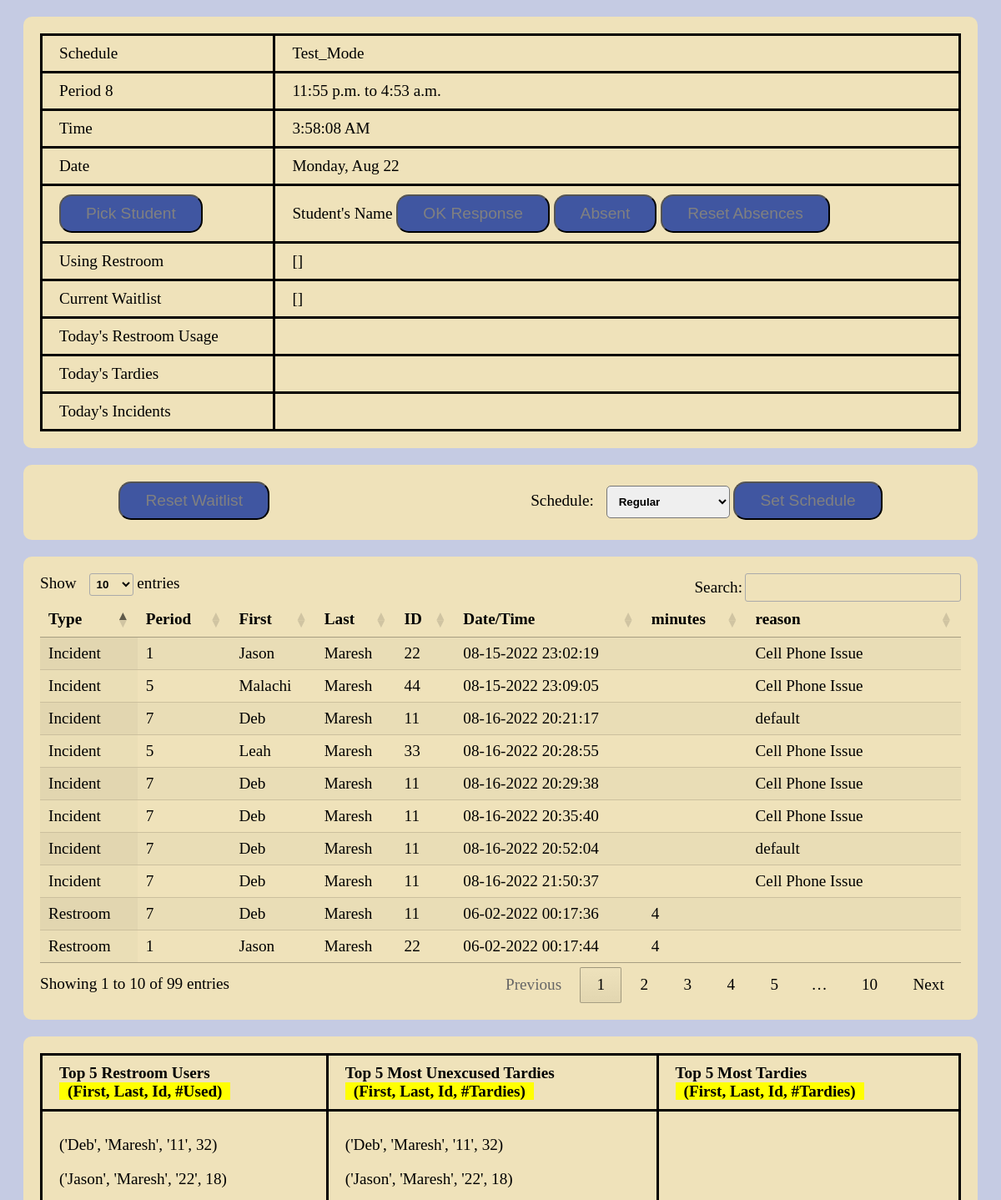
/dashboard (signed in, upper part), run on an earlier commit of the app's database.
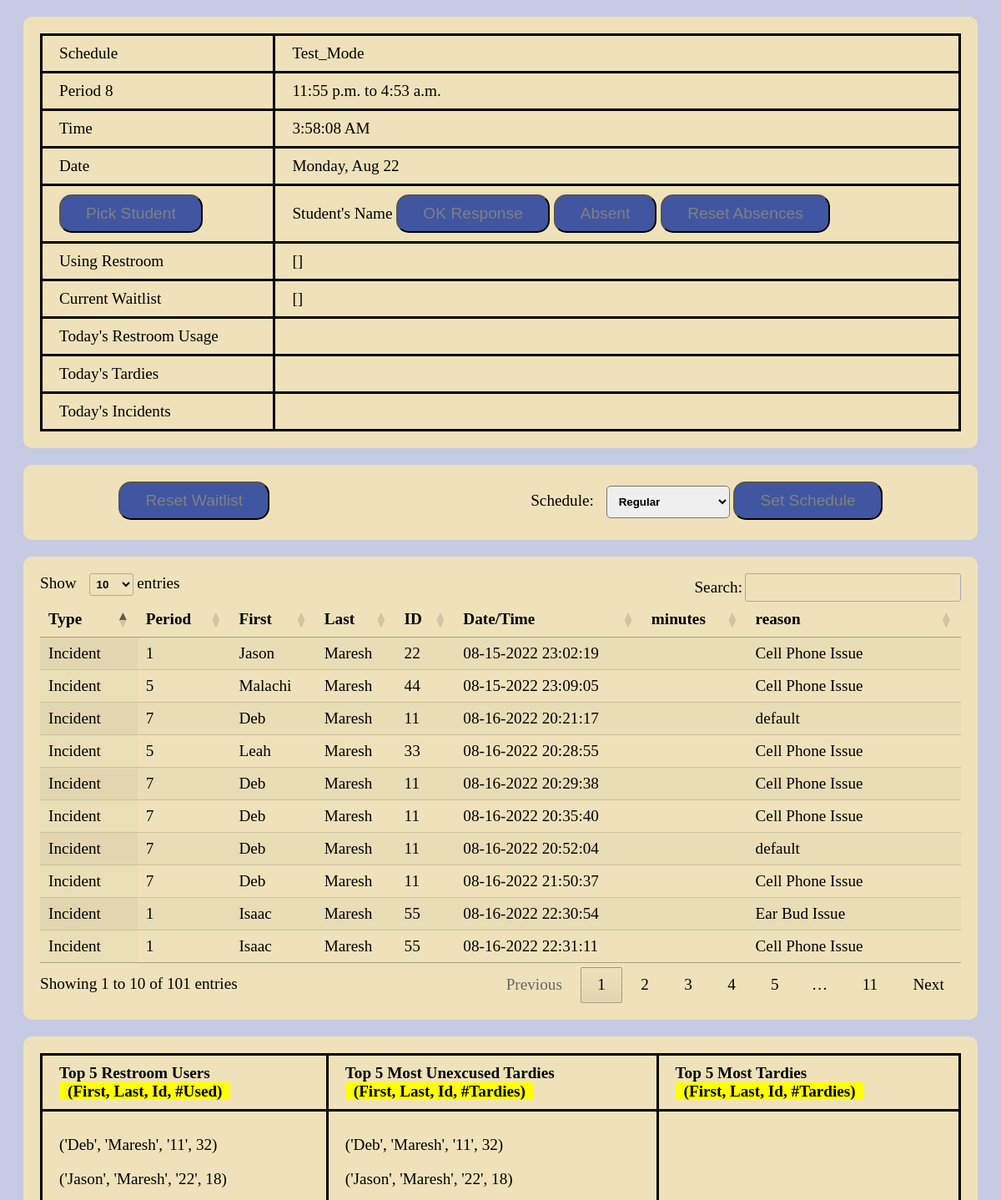
And on a later commit of the database.
### attendance/models.py (models this page shows)
class Schedule (models.Model):
    id = models.AutoField(primary_key=True)
    schedule_name = models.CharField(max_length=20)
    active = models.BooleanField()
    period_0 = models.CharField(max_length=20)
    period_1 = models.CharField(max_length=20)
    period_2 = models.CharField(max_length=20)
    period_3 = models.CharField(max_length=20)
    period_4 = models.CharField(max_length=20)
    period_5 = models.CharField(max_length=20)
    period_6 = models.CharField(max_length=20)
    period_7 = models.CharField(max_length=20)
    period_8 = models.CharField(max_length=20)

class Bathroom (models.Model):
    id = models.AutoField(primary_key=True)
    student = models.ForeignKey(Student, on_delete=models.CASCADE, related_name = "student_bathroom")
    time_out = models.DateTimeField()
    time_back = models.DateTimeField()
    minutes = models.IntegerField()

class Student (models.Model):
    id = models.AutoField(primary_key=True)
    first = models.CharField(max_length=20)
    last = models.CharField(max_length=20)
    student_id = models.CharField(max_length=10)
    period = models.CharField(max_length=1)
    exception = models.BooleanField()
    augPass = models.BooleanField(default=True)
    sepPass = models.BooleanField(default=True)
    octPass = models.BooleanField(default=True)
    novPass = models.BooleanField(default=True)
    decPass = models.BooleanField(default=True)
    janPass = models.BooleanField(default=True)
    febPass = models.BooleanField(default=True)
    marPass = models.BooleanField(default=True)
    aprPass = models.BooleanField(default=True)
    mayPass = models.BooleanField(default=True)
    junPass = models.BooleanField(default=True)
    julPass = models.BooleanField(default=True)
    responses = models.IntegerField(default = 0)
    absent = models.BooleanField(default=False)

class Incident (models.Model):
    id = models.AutoField(primary_key=True)
    student = models.ForeignKey(Student, on_delete=models.CASCADE, related_name = "studentIncident")
    timestamp = models.DateTimeField(auto_now_add=True)
    reason = models.CharField(max_length=20)

### attendance/views.py (the view)
# urls.py: path("dashboard", views.dashboard, name="dashboard"),
@login_required
def dashboard(request):
    period = get_current_period()
    start = datetime.strptime(getattr(Schedule.objects.get(active = True), period[0]), '%H:%M:%S').replace(month = datetime.now().month, day = datetime.now().day, year=datetime.now().year)  - timedelta(minutes=7)
    finish = datetime.strptime(getattr(Schedule.objects.get(active = True), period[1]), '%H:%M:%S').replace(month = datetime.now().month, day = datetime.now().day, year=datetime.now().year)
    finish_time = finish - timedelta(minutes=7)
    if period[2] == True:
        finish_time = finish
    start_time = start + timedelta(minutes=7)
    startdate = datetime.today()-timedelta(hours=8)
    records = Bathroom.objects.filter(time_out__gt = startdate).order_by('-time_out')
    tardyRecords = AttendanceRecord.objects.filter(timestamp__gt = startdate).order_by('-timestamp')
    incidentRecords = Incident.objects.filter(timestamp__gt = startdate).order_by('-timestamp')
    numUnexTardies = []
    numTardies = []
    numBath = []
    for student in Student.objects.all():
        numUnexTardies.append((student.first, student.last, student.student_id, len(AttendanceRecord.objects.filter(student=student, excused=False))))
        numTardies.append((student.first, student.last, student.student_id, len(AttendanceRecord.objects.filter(student=student))))
        numBath.append((student.first, student.last, student.student_id, len(Bathroom.objects.filter(student=student))))
    numUnexTardies = sorted(numUnexTardies, key=lambda i:i[3], reverse=True)
    numTardies = sorted(numTardies, key=lambda i:i[3], reverse=True)
    numBath = sorted(numBath, key=lambda i:i[3], reverse=True)
    currentWaitlist = []
    for record in Waitlist.objects.all():
        currentWaitlist.append(record.student.first)
    bathDate = {}
    for record in Bathroom.objects.all():
        bathDate[record] = record.time_out.strftime("%m-%d-%Y  %H:%M:%S")
    tardyDate = {}
    for record in AttendanceRecord.objects.all():
        tardyDate[record] = record.timestamp.strftime("%m-%d-%Y  %H:%M:%S")
    incidentDate = {}
    for record in Incident.objects.all():
        incidentDate[record] = record.timestamp.strftime("%m-%d-%Y  %H:%M:%S")
    return render(request, 'dashboard.html',{
        "incidentRecords": incidentRecords,
        "tardyRecords": tardyRecords,
        "numUnexTardies": numUnexTardies[0:5],
        "numTardies": numTardies[0:5],
        "numBath": numBath[0:5],
        "tardies": AttendanceRecord.objects.all(),
        "bathroom": Bathroom.objects.all(),
        "timeSpent":datetime.now() - start_time > timedelta(minutes = 60),
        "waitlist": currentWaitlist,
        "records": records,
        "startdate":startdate.date,
        "hour": datetime.now().hour,
        "minute": datetime.now().minute,
        "schedule": Schedule.objects.get(active=True).schedule_name,
        "recordz": Record.objects.filter(timestamp__range = [start,finish]),
        "period": get_current_period(),
        "period_number": get_current_period()[0][-1],
        "start": start_time.time,
        "finish": finish_time.time,
        "using_restroom": students_using_restroom(),
        "options": Schedule.objects.all(),
        "bathDate": bathDate,
        "tardyDate": tardyDate,
        "incidentDate": incidentDate
    })

### attendance/views.py (called while the page is built)
def get_current_period():
    now = datetime.now()
    is_max = False
    period = ['period_0', 'period_1', 'period_2', 'period_3', 'period_4', 'period_5', 'period_6', 'period_7', 'period_8']
    for i in range(9):
        then = datetime.strptime(getattr(Schedule.objects.get(active = True), period[i]), '%H:%M:%S').replace(month = datetime.now().month, day = datetime.now().day, year=datetime.now().year)  - timedelta(minutes=7)
        max = datetime.strptime(getattr(Schedule.objects.get(active = True), period[8]), '%H:%M:%S').replace(month = datetime.now().month, day = datetime.now().day, year=datetime.now().year)  - timedelta(minutes=7)
        if now < then:
            if then == max:
                is_max = True
            return [period[i-1], period[i], is_max]
    return ['period_0', 'period_1', is_max]

### attendance/templates/dashboard.html (shortened to what this page needs)
{% extends 'layout.html' %}
{% load static %}
{% block head %}
    <link href="{% static 'dashboard/style.css' %}" rel="stylesheet">
    <link rel="stylesheet" type="text/css" href="https://cdn.datatables.net/1.12.1/css/jquery.dataTables.css">
{% endblock %}
{% block body %}
<div  class="info-container" >
    <table class="info-table">
        <tr>
            <td>Schedule</td>
            <td>{{schedule}}</td>
        </tr>
        <tr>
            <td>Period {{period_number}}</td>
            <td>{{start}} to {{finish}}</td>
        </tr>
        <tr>
            <td>Time</td>
            <td id = "time"></td>
        </tr>
        <tr>
            <td>Date</td>
            <td id = "date"></td>
        </tr>
        <tr>
            <td>
                <button id="pick-student">Pick Student</button>
            </td>
            <td>
                <span class="student-name">Student's Name</span>
                <button id="ok-response">OK Response</button>
                <button id="absent">Absent</button>
                <button id="reset-absences">Reset Absences</button>
            </td>
        </tr>
        <tr>
            <td>Using Restroom </td>
            <td>{{using_restroom}}</td>
        </tr>
        <tr>
            <td>Current Waitlist </td>
            <td>{{waitlist}}</td>
        </tr>
        <tr>
            <td>Today's Restroom Usage</td>
            <td>
            </td>
        </tr>
        <tr>
        <td>Today's Tardies</td>
            <td>
            </td>
        </tr>
        <td>Today's Incidents</td>
        <td>
        </td>
    </table>
</div>
<div class="select">
    <div class="reset-container">
        <button class="bttn choice" id="reset-button">Reset Waitlist</button>
    </div>
    <div class="schedule-container">
        <form action="{% url 'schedule'%}" method="post">
            <label for="cars">Schedule:</label>
            <select name="schedule">
                {% for schedule in options %}
                    <option value = {{schedule.schedule_name}}>{{schedule.schedule_name}}</option>
                {% endfor %}
            </select>
            <input class="bttn choice" type="submit" value="Set Schedule">
        </form>
    </div>
</div>
<div class="filter-table-container">
    <table id="filter-table" class="display">
        <thead>
            <tr>
                <th>Type</th>
                <th>Period</th>
                <th>First</th>
                <th>Last</th>
                <th>ID</th>
                <th>Date/Time</th>
                <th>minutes</th>
                <th>reason</th>
            </tr>
        </thead>
        <tbody>
            {% for record, date in bathDate.items %}
            <tr>
                <td>Restroom</td>
                <td>{{record.student.period}}</td>
                <td>{{record.student.first}}</td>
                <td>{{record.student.last}}</td>
                <td>{{record.student.student_id}}</td>
                <td>{{date}}</td>
                <td> {{record.minutes}}</td>
                <td></td>
            </tr>
            {% endfor %}
            {% for record, date in incidentDate.items %}
            <tr>
                <td>Incident</td>
                <td>{{record.student.period}}</td>
                <td>{{record.student.first}}</td>
                <td>{{record.student.last}}</td>
                <td>{{record.student.student_id}}</td>
                <td>{{date}}</td>
                <td></td>
                <td> {{record.reason}}</td>
            </tr>
            {% endfor %}
        </tbody>
    </table>
</div>
<div class = "top5-container">
    <table class="top5-table">
        <thead>
            <th> Top 5 Restroom Users<br><span>(First, Last, Id, #Used)</span></th>
            <th> Top 5 Most Unexcused Tardies<br><span>(First, Last, Id, #Tardies)</span></th>
            <th> Top 5 Most Tardies<br><span>(First, Last, Id, #Tardies)</span></th>
        </thead>
        <tbody>
            <tr>
                <td>
                    {% for i in numBath%}
                        <p>{{i}}</p>
                    {% endfor %}
                </td>
                <td>
                    {% for i in numBath%}
                        <p>{{i}}</p>
                    {% endfor %}
                </td>
            </tr>
        </tbody>
    </table>
</div>
{% endblock %}

### attendance/templates/layout.html (shortened to what this page needs)
{% load static %}
<!DOCTYPE html>
<html lang="en">
    <head>
        {% block head %}
        {% endblock %}
    </head>
    {% block body %}
    {% endblock%}
</html>

### attendance/static/dashboard/style.css (style rules this page uses)
.info-container { background-color: #EFE2BA; margin: 20px; padding: 20px; border-radius: 10px; }
.info-table { border: solid; border-collapse: collapse; width: 100%; }
.info-table td { border: solid; padding: 10px 20px; }
.select { position: relative; background-color: #EFE2BA; display: flex; margin: 20px; padding: 20px; border-radius: 10px; height: 50px; }
input, button { background-color: #4056A1; font-size: 1em; color: grey; padding: 10px 30px; border-radius: 15px; }
select { padding: 10px; border-radius: 5px; font-weight: bold; margin-left: 10px; }
.reset-container { position: absolute; left: 10%; }
.schedule-container { position: absolute; right: 10%; }
.filter-table-container { background-color: #EFE2BA; margin: 20px; padding: 20px; border-radius: 10px; }
.top5-container { background-color: #EFE2BA; margin: 20px; padding: 20px; border-radius: 10px; display: flex; }
.top5-table { border: solid; border-collapse: collapse; width: 100%; }
.top5-table td, .top5-table th { border: solid; padding: 10px 20px; }
.top5-table th { text-align: left; }
.top5-table span { background: yellow; padding: 0 10px; }

What changed in the data, as far as the page shows it:
no longer on this page (row unchanged): Bathroom: student.period "7", student.first "Deb", student.last "Maresh", student.student_id "11", date "06-02-2022 00:17:36", minutes "4"
no longer on this page (row unchanged): Bathroom: student.period "1", student.first "Jason", student.last "Maresh", student.student_id "22", date "06-02-2022 00:17:44", minutes "4"
added Incident: student.period "1", student.first "Isaac", student.last "Maresh", student.student_id "55", date "08-16-2022 22:30:54", reason "Ear Bud Issue"
added Incident: student.period "1", student.first "Isaac", student.last "Maresh", student.student_id "55", date "08-16-2022 22:31:11", reason "Cell Phone Issue"
Also different on the page:
text written by a page script: "Show entries Search: Showing 1 to 10 of 99 entries Previous 1 2 3 4 5 … 10 Next" → "Show entries Search: Showing 1 to 10 of 101 entries Previous 1 2 3 4 5 … 11 Next"
